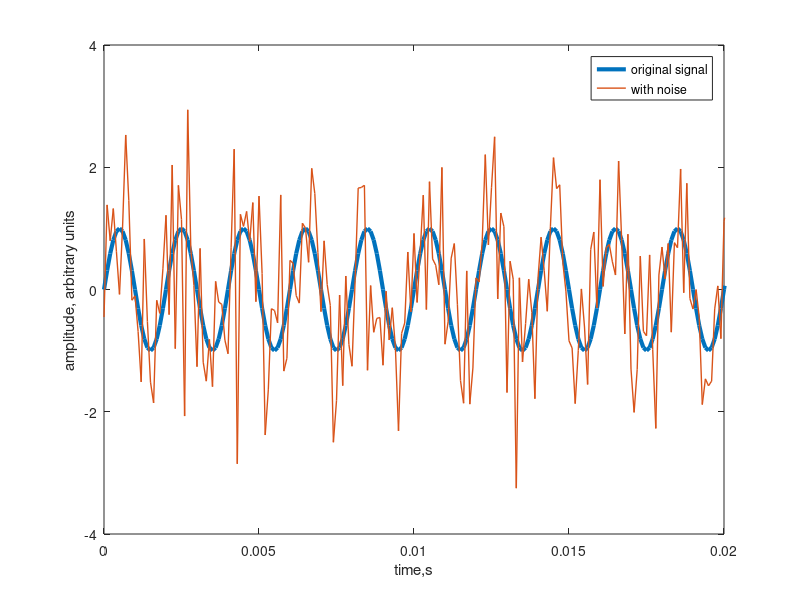

This chart was generated by the following MATLAB code:
f1=.5e3;
fs=10e3;
Ts=1/fs;
tlen=0.5;
t=0:Ts:tlen-Ts;
N=length(t);

x=sin(2*pi*f1*t);
standev=1;
n=randn(1,N)*standev;
xn=x+n;

plot(t,x,'LineWidth',3);
hold on
plot(t,xn,'LineWidth',1);
axis([0 1/f1*10 -4 4]);

xlabel('time,s');
ylabel('amplitude, arbitrary units');
legend('original signal','with noise');
hold off
